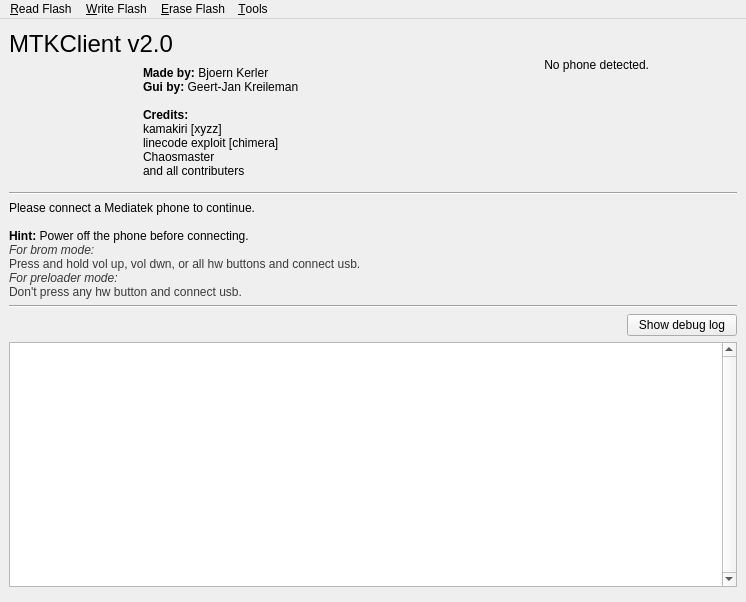
<?xml version="1.0" encoding="UTF-8"?>
<ui version="4.0">
 <class>MainWindow</class>
 <widget class="QMainWindow" name="MainWindow">
  <property name="windowModality">
   <enum>Qt::NonModal</enum>
  </property>
  <property name="geometry">
   <rect>
    <x>0</x>
    <y>0</y>
    <width>746</width>
    <height>602</height>
   </rect>
  </property>
  <property name="sizePolicy">
   <sizepolicy hsizetype="MinimumExpanding" vsizetype="MinimumExpanding">
    <horstretch>0</horstretch>
    <verstretch>0</verstretch>
   </sizepolicy>
  </property>
  <property name="minimumSize">
   <size>
    <width>746</width>
    <height>400</height>
   </size>
  </property>
  <property name="acceptDrops">
   <bool>false</bool>
  </property>
  <property name="windowTitle">
   <string>MTKClient v2.0</string>
  </property>
  <property name="autoFillBackground">
   <bool>false</bool>
  </property>
  <widget class="QWidget" name="centralwidget">
   <layout class="QGridLayout" name="gridLayout_2">
    <item row="0" column="2">
     <widget class="QWidget" name="widget_3" native="true">
      <property name="sizePolicy">
       <sizepolicy hsizetype="Fixed" vsizetype="Fixed">
        <horstretch>0</horstretch>
        <verstretch>0</verstretch>
       </sizepolicy>
      </property>
      <property name="minimumSize">
       <size>
        <width>70</width>
        <height>128</height>
       </size>
      </property>
      <widget class="QLabel" name="pic">
       <property name="geometry">
        <rect>
         <x>0</x>
         <y>0</y>
         <width>71</width>
         <height>128</height>
        </rect>
       </property>
       <property name="sizePolicy">
        <sizepolicy hsizetype="MinimumExpanding" vsizetype="Fixed">
         <horstretch>0</horstretch>
         <verstretch>0</verstretch>
        </sizepolicy>
       </property>
       <property name="minimumSize">
        <size>
         <width>50</width>
         <height>128</height>
        </size>
       </property>
       <property name="maximumSize">
        <size>
         <width>87</width>
         <height>128</height>
        </size>
       </property>
       <property name="text">
        <string/>
       </property>
       <property name="pixmap">
        <pixmap>images/phone_notfound.png</pixmap>
       </property>
       <property name="scaledContents">
        <bool>true</bool>
       </property>
       <property name="alignment">
        <set>Qt::AlignCenter</set>
       </property>
       <property name="wordWrap">
        <bool>false</bool>
       </property>
      </widget>
      <widget class="QLabel" name="spinner_pic">
       <property name="geometry">
        <rect>
         <x>10</x>
         <y>40</y>
         <width>51</width>
         <height>51</height>
        </rect>
       </property>
       <property name="sizePolicy">
        <sizepolicy hsizetype="Fixed" vsizetype="Fixed">
         <horstretch>0</horstretch>
         <verstretch>0</verstretch>
        </sizepolicy>
       </property>
       <property name="text">
        <string/>
       </property>
       <property name="pixmap">
        <pixmap>images/phone_loading.png</pixmap>
       </property>
       <property name="scaledContents">
        <bool>true</bool>
       </property>
       <property name="alignment">
        <set>Qt::AlignCenter</set>
       </property>
      </widget>
     </widget>
    </item>
    <item row="0" column="0">
     <layout class="QVBoxLayout" name="verticalLayout">
      <item>
       <widget class="QLabel" name="title">
        <property name="enabled">
         <bool>true</bool>
        </property>
        <property name="sizePolicy">
         <sizepolicy hsizetype="Fixed" vsizetype="Fixed">
          <horstretch>0</horstretch>
          <verstretch>0</verstretch>
         </sizepolicy>
        </property>
        <property name="minimumSize">
         <size>
          <width>0</width>
          <height>24</height>
         </size>
        </property>
        <property name="maximumSize">
         <size>
          <width>16777215</width>
          <height>20</height>
         </size>
        </property>
        <property name="font">
         <font>
          <family>Arial</family>
          <pointsize>18</pointsize>
         </font>
        </property>
        <property name="lineWidth">
         <number>0</number>
        </property>
        <property name="text">
         <string>MTKClient v2.0</string>
        </property>
        <property name="textFormat">
         <enum>Qt::AutoText</enum>
        </property>
        <property name="scaledContents">
         <bool>false</bool>
        </property>
        <property name="alignment">
         <set>Qt::AlignLeading|Qt::AlignLeft|Qt::AlignTop</set>
        </property>
        <property name="wordWrap">
         <bool>false</bool>
        </property>
        <property name="indent">
         <number>0</number>
        </property>
       </widget>
      </item>
      <item>
       <layout class="QHBoxLayout" name="horizontalLayout">
        <item>
         <widget class="QLabel" name="logoPic">
          <property name="sizePolicy">
           <sizepolicy hsizetype="Fixed" vsizetype="Fixed">
            <horstretch>0</horstretch>
            <verstretch>0</verstretch>
           </sizepolicy>
          </property>
          <property name="minimumSize">
           <size>
            <width>128</width>
            <height>128</height>
           </size>
          </property>
          <property name="maximumSize">
           <size>
            <width>128</width>
            <height>128</height>
           </size>
          </property>
          <property name="text">
           <string/>
          </property>
          <property name="pixmap">
           <pixmap>images/logo_256.png</pixmap>
          </property>
          <property name="scaledContents">
           <bool>true</bool>
          </property>
          <property name="alignment">
           <set>Qt::AlignLeading|Qt::AlignLeft|Qt::AlignTop</set>
          </property>
         </widget>
        </item>
        <item>
         <widget class="QLabel" name="copyrightInfo">
          <property name="sizePolicy">
           <sizepolicy hsizetype="MinimumExpanding" vsizetype="Minimum">
            <horstretch>0</horstretch>
            <verstretch>0</verstretch>
           </sizepolicy>
          </property>
          <property name="text">
           <string>&lt;b&gt;Made by:&lt;/b&gt; Bjoern Kerler&lt;br/&gt;&lt;b&gt;Gui by:&lt;/b&gt; Geert-Jan Kreileman&lt;br/&gt;&lt;br/&gt;&lt;b&gt;Credits:&lt;/b&gt;&lt;br/&gt;kamakiri [xyzz]&lt;br/&gt;linecode exploit [chimera]&lt;br/&gt;Chaosmaster&lt;br/&gt;and all contributers&lt;/p&gt;</string>
          </property>
         </widget>
        </item>
        <item>
         <widget class="QLabel" name="phoneInfoTextbox">
          <property name="sizePolicy">
           <sizepolicy hsizetype="MinimumExpanding" vsizetype="Minimum">
            <horstretch>0</horstretch>
            <verstretch>0</verstretch>
           </sizepolicy>
          </property>
          <property name="text">
           <string>No phone detected.</string>
          </property>
          <property name="alignment">
           <set>Qt::AlignRight|Qt::AlignTop|Qt::AlignTrailing</set>
          </property>
          <property name="wordWrap">
           <bool>true</bool>
          </property>
         </widget>
        </item>
       </layout>
      </item>
     </layout>
    </item>
    <item row="1" column="0" colspan="4">
     <widget class="Line" name="line_2">
      <property name="orientation">
       <enum>Qt::Horizontal</enum>
      </property>
     </widget>
    </item>
    <item row="3" column="0" colspan="4">
     <widget class="Line" name="line">
      <property name="orientation">
       <enum>Qt::Horizontal</enum>
      </property>
     </widget>
    </item>
    <item row="2" column="0" colspan="2">
     <widget class="QLabel" name="status">
      <property name="sizePolicy">
       <sizepolicy hsizetype="MinimumExpanding" vsizetype="Fixed">
        <horstretch>0</horstretch>
        <verstretch>0</verstretch>
       </sizepolicy>
      </property>
      <property name="minimumSize">
       <size>
        <width>400</width>
        <height>0</height>
       </size>
      </property>
      <property name="text">
       <string>&lt;html&gt;&lt;head/&gt;&lt;body&gt;&lt;p&gt;Please connect a Mediatek phone to continue.&lt;br/&gt;&lt;br/&gt;&lt;span style=&quot; font-weight:600;&quot;&gt;Hint:&lt;/span&gt; Power off the phone before connecting.&lt;br/&gt;&lt;span style=&quot; font-style:italic; color:#393939;&quot;&gt;For brom mode:&lt;/span&gt;&lt;span style=&quot; color:#393939;&quot;&gt;&lt;br/&gt;Press and hold vol up, vol dwn, or all hw buttons and connect usb.&lt;br/&gt;&lt;/span&gt;&lt;span style=&quot; font-style:italic; color:#393939;&quot;&gt;For preloader mode:&lt;/span&gt;&lt;span style=&quot; color:#393939;&quot;&gt;&lt;br/&gt;Don't press any hw button and connect usb.&lt;/span&gt;&lt;/p&gt;&lt;/body&gt;&lt;/html&gt;</string>
      </property>
      <property name="textFormat">
       <enum>Qt::AutoText</enum>
      </property>
      <property name="scaledContents">
       <bool>false</bool>
      </property>
      <property name="alignment">
       <set>Qt::AlignLeading|Qt::AlignLeft|Qt::AlignTop</set>
      </property>
      <property name="wordWrap">
       <bool>false</bool>
      </property>
     </widget>
    </item>
    <item row="4" column="0" colspan="4">
     <layout class="QGridLayout" name="gridLayout">
      <item row="2" column="0">
       <widget class="QWidget" name="widget_2" native="true"/>
      </item>
      <item row="0" column="1">
       <widget class="QPushButton" name="debugBtn">
        <property name="sizePolicy">
         <sizepolicy hsizetype="Fixed" vsizetype="Fixed">
          <horstretch>0</horstretch>
          <verstretch>0</verstretch>
         </sizepolicy>
        </property>
        <property name="minimumSize">
         <size>
          <width>110</width>
          <height>0</height>
         </size>
        </property>
        <property name="text">
         <string>Show debug log</string>
        </property>
        <property name="autoDefault">
         <bool>false</bool>
        </property>
        <property name="default">
         <bool>false</bool>
        </property>
        <property name="flat">
         <bool>false</bool>
        </property>
       </widget>
      </item>
      <item row="0" column="0">
       <spacer name="horizontalSpacer">
        <property name="orientation">
         <enum>Qt::Horizontal</enum>
        </property>
        <property name="sizeHint" stdset="0">
         <size>
          <width>40</width>
          <height>20</height>
         </size>
        </property>
       </spacer>
      </item>
      <item row="1" column="0" colspan="2">
       <widget class="QPlainTextEdit" name="logBox">
        <property name="sizePolicy">
         <sizepolicy hsizetype="Expanding" vsizetype="Expanding">
          <horstretch>0</horstretch>
          <verstretch>0</verstretch>
         </sizepolicy>
        </property>
        <property name="minimumSize">
         <size>
          <width>722</width>
          <height>0</height>
         </size>
        </property>
        <property name="styleSheet">
         <string notr="true"/>
        </property>
        <property name="verticalScrollBarPolicy">
         <enum>Qt::ScrollBarAlwaysOn</enum>
        </property>
        <property name="readOnly">
         <bool>true</bool>
        </property>
        <property name="hidden" stdset="0">
         <bool>false</bool>
        </property>
       </widget>
      </item>
     </layout>
    </item>
   </layout>
  </widget>
  <widget class="QMenuBar" name="menubar">
   <property name="geometry">
    <rect>
     <x>0</x>
     <y>0</y>
     <width>746</width>
     <height>22</height>
    </rect>
   </property>
   <widget class="QMenu" name="readFlashMenu">
    <property name="title">
     <string>&amp;Read Flash</string>
    </property>
    <addaction name="actionRead_partition_s"/>
    <addaction name="actionRead_full_flash"/>
    <addaction name="actionRead_preloader"/>
    <addaction name="actionRead_boot2"/>
   </widget>
   <widget class="QMenu" name="writeFlashMenu">
    <property name="title">
     <string>&amp;Write Flash</string>
    </property>
    <addaction name="actionWrite_partition_s"/>
    <addaction name="actionWrite_full_flash"/>
    <addaction name="actionWrite_at_offset"/>
    <addaction name="actionWrite_preloader"/>
    <addaction name="actionWrite_boot2"/>
   </widget>
   <widget class="QMenu" name="eraseFlashMenu">
    <property name="title">
     <string>&amp;Erase Flash</string>
    </property>
    <addaction name="actionErase_partitions_s"/>
    <addaction name="actionErase_at_offset"/>
   </widget>
   <widget class="QMenu" name="toolsFlashMenu">
    <property name="title">
     <string>&amp;Tools</string>
    </property>
    <addaction name="actionRead_RPMB"/>
    <addaction name="actionWrite_RPMB"/>
    <addaction name="separator"/>
    <addaction name="actionGenerate_RPMB_keys"/>
   </widget>
   <addaction name="readFlashMenu"/>
   <addaction name="writeFlashMenu"/>
   <addaction name="eraseFlashMenu"/>
   <addaction name="toolsFlashMenu"/>
  </widget>
  <action name="actionRead_partition_s">
   <property name="text">
    <string>Read partition(s)</string>
   </property>
  </action>
  <action name="actionRead_full_flash">
   <property name="text">
    <string>Read full flash</string>
   </property>
  </action>
  <action name="actionRead_offset">
   <property name="text">
    <string>Read at offset</string>
   </property>
  </action>
  <action name="actionWrite_partition_s">
   <property name="text">
    <string>Write partition(s)</string>
   </property>
  </action>
  <action name="actionWrite_full_flash">
   <property name="text">
    <string>Write full flash</string>
   </property>
  </action>
  <action name="actionWrite_at_offset">
   <property name="text">
    <string>Write at offset</string>
   </property>
  </action>
  <action name="actionErase_partitions_s">
   <property name="text">
    <string>Erase partitions(s)</string>
   </property>
  </action>
  <action name="actionErase_at_offset">
   <property name="text">
    <string>Erase at offset</string>
   </property>
  </action>
  <action name="actionRead_RPMB">
   <property name="text">
    <string>Read RPMB</string>
   </property>
  </action>
  <action name="actionWrite_RPMB">
   <property name="text">
    <string>Write RPMB</string>
   </property>
  </action>
  <action name="actionRead_preloader">
   <property name="text">
    <string>Read preloader</string>
   </property>
  </action>
  <action name="actionGenerate_RPMB_keys">
   <property name="text">
    <string>Generate RPMB keys</string>
   </property>
  </action>
  <action name="actionRead_boot2">
   <property name="text">
    <string>Read boot2</string>
   </property>
  </action>
  <action name="actionWrite_preloader">
   <property name="text">
    <string>Write preloader</string>
   </property>
  </action>
  <action name="actionWrite_boot2">
   <property name="text">
    <string>Write boot2</string>
   </property>
  </action>
 </widget>
 <resources/>
 <connections/>
</ui>
